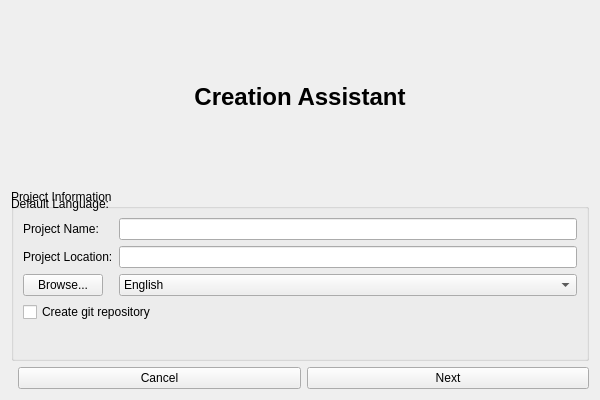
<?xml version="1.0" encoding="UTF-8"?>
<ui version="4.0">
 <class>CreationAssistant</class>
 <widget class="QWidget" name="CreationAssistant">
  <property name="geometry">
   <rect>
    <x>0</x>
    <y>0</y>
    <width>600</width>
    <height>400</height>
   </rect>
  </property>
  <property name="windowTitle">
   <string>RapidWebForge</string>
  </property>
  <layout class="QVBoxLayout" name="verticalLayout">
   <item>
    <widget class="QLabel" name="titleLabel">
     <property name="text">
      <string>Creation Assistant</string>
     </property>
     <property name="alignment">
      <set>Qt::AlignCenter</set>
     </property>
     <property name="font">
      <font>
       <pointsize>18</pointsize>
       <weight>75</weight>
       <bold>true</bold>
      </font>
     </property>
    </widget>
   </item>
   <item>
    <widget class="QGroupBox" name="projectInfoGroupBox">
     <property name="title">
      <string>Project Information</string>
     </property>
     <layout class="QFormLayout" name="formLayout">
      <item row="0" column="0">
       <widget class="QLabel" name="projectNameLabel">
        <property name="text">
         <string>Project Name:</string>
        </property>
       </widget>
      </item>
      <item row="0" column="1">
       <widget class="QLineEdit" name="projectNameLineEdit"/>
      </item>
      <item row="1" column="0">
       <widget class="QLabel" name="projectLocationLabel">
        <property name="text">
         <string>Project Location:</string>
        </property>
       </widget>
      </item>
      <item row="1" column="1">
       <widget class="QLineEdit" name="projectLocationLineEdit"/>
      </item>
      <item row="2" column="2">
       <widget class="QPushButton" name="browseButton">
        <property name="text">
         <string>Browse...</string>
        </property>
       </widget>
      </item>
      <item row="2" column="0">
       <widget class="QLabel" name="defaultLanguageLabel">
        <property name="text">
         <string>Default Language:</string>
        </property>
       </widget>
      </item>
      <item row="2" column="1">
       <widget class="QComboBox" name="defaultLanguageComboBox">
        <item>
         <property name="text">
          <string>English</string>
         </property>
        </item>
        <item>
         <property name="text">
          <string>Spanish</string>
         </property>
        </item>
        <item>
         <property name="text">
          <string>French</string>
         </property>
        </item>
       </widget>
      </item>
      <item row="3" column="0" colspan="2">
       <widget class="QCheckBox" name="createGitRepoCheckBox">
        <property name="text">
         <string>Create git repository</string>
        </property>
       </widget>
      </item>
     </layout>
    </widget>
   </item>
   <item>
    <layout class="QHBoxLayout" name="horizontalLayout">
     <item>
      <spacer name="horizontalSpacer">
       <property name="orientation">
        <enum>Qt::Horizontal</enum>
       </property>
       <property name="sizeType">
        <enum>QSizePolicy::Expanding</enum>
       </property>
      </spacer>
     </item>
     <item>
      <widget class="QPushButton" name="cancelButton">
       <property name="text">
        <string>Cancel</string>
       </property>
      </widget>
     </item>
     <item>
      <widget class="QPushButton" name="nextButton">
       <property name="text">
        <string>Next</string>
       </property>
      </widget>
     </item>
    </layout>
   </item>
  </layout>
 </widget>
 <resources/>
 <connections/>
</ui>
